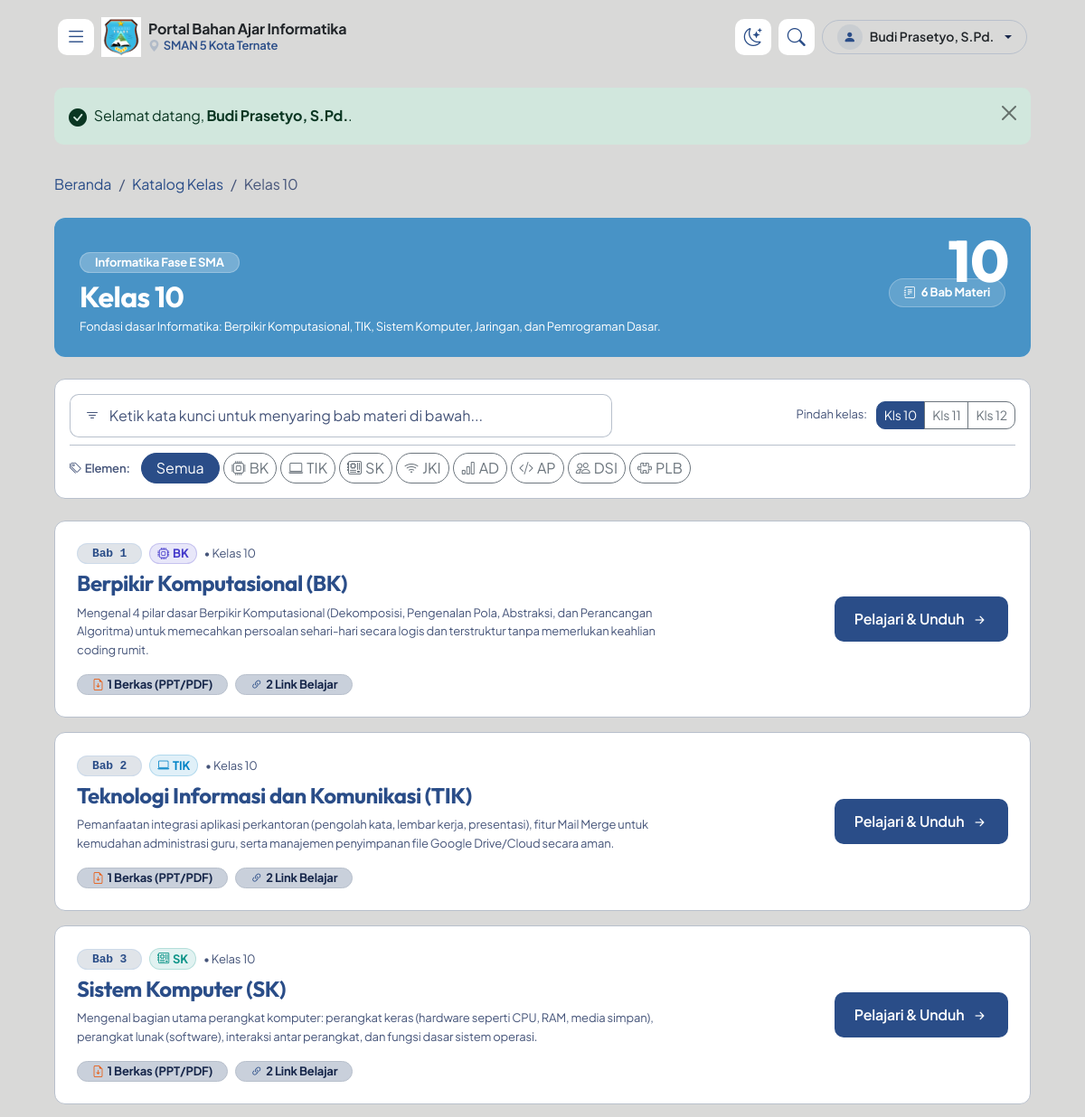
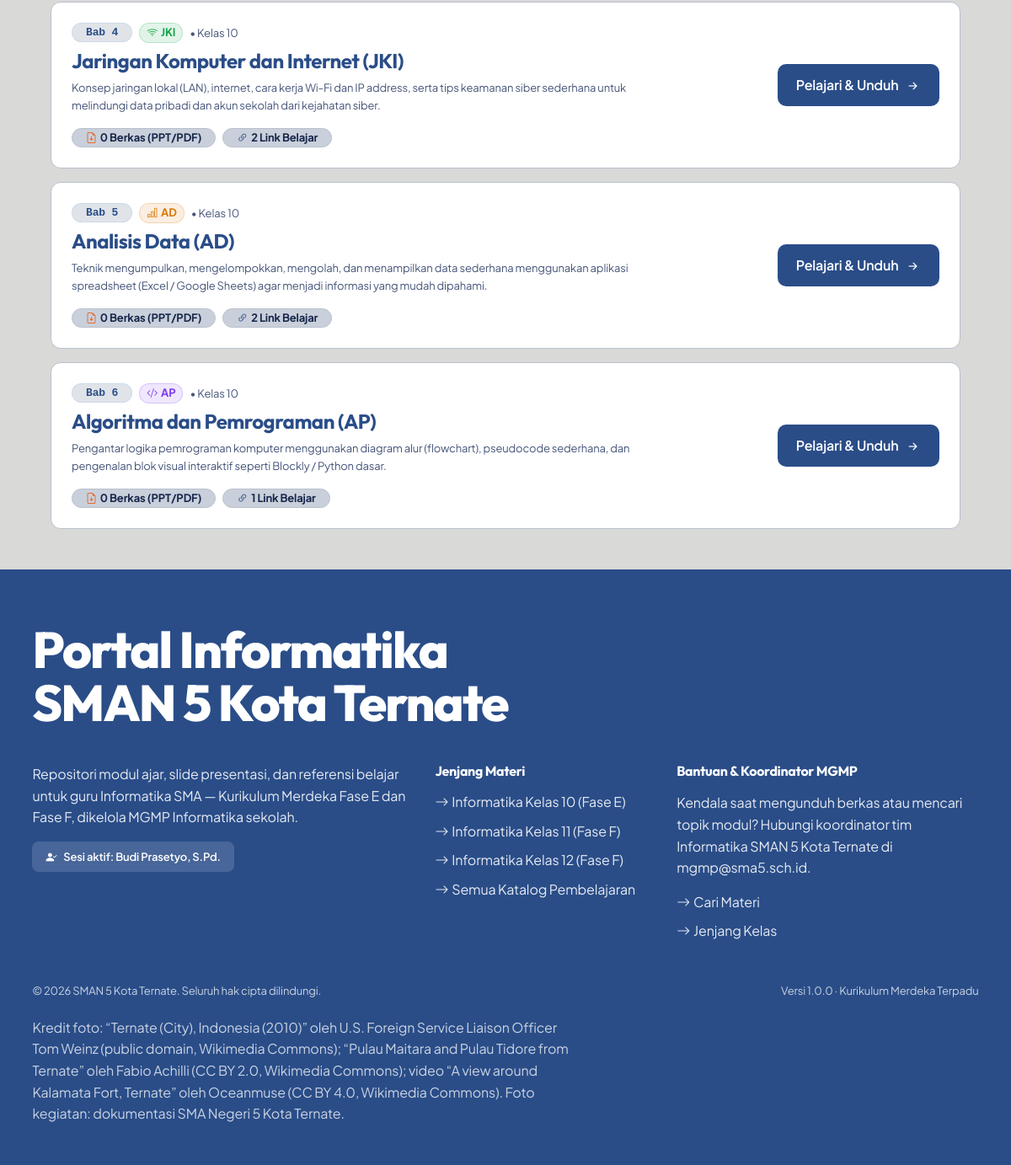
Screenshot of /guru/kelas.php (signed in) with the database file from the repository (2 pictures, top to bottom).
### tables this page shows
CREATE TABLE `users` (
  `id` INT AUTO_INCREMENT PRIMARY KEY,
  `nama` VARCHAR(100) NOT NULL,
  `email` VARCHAR(100) NOT NULL UNIQUE,
  `password` VARCHAR(255) NOT NULL,
  `role` ENUM('admin','guru') NOT NULL DEFAULT 'guru',
  `status` ENUM('aktif','pending') NOT NULL DEFAULT 'aktif',
  `created_at` DATETIME DEFAULT CURRENT_TIMESTAMP
);

CREATE TABLE `kelas` (
  `id` INT AUTO_INCREMENT PRIMARY KEY,
  `nama_kelas` VARCHAR(20) NOT NULL,
  `tingkat` INT NOT NULL,
  `deskripsi` VARCHAR(255) DEFAULT NULL
);

CREATE TABLE `topik` (
  `id` INT AUTO_INCREMENT PRIMARY KEY,
  `kelas_id` INT NOT NULL,
  `judul_topik` VARCHAR(255) NOT NULL,
  `elemen` VARCHAR(20) NOT NULL DEFAULT 'BK',
  `deskripsi` TEXT DEFAULT NULL,
  `urutan` INT NOT NULL DEFAULT 1,
  `created_by` INT DEFAULT NULL,
  `created_at` DATETIME DEFAULT CURRENT_TIMESTAMP,
  CONSTRAINT `fk_topik_kelas` FOREIGN KEY (`kelas_id`) REFERENCES `kelas` (`id`) ON DELETE CASCADE,
  CONSTRAINT `fk_topik_user` FOREIGN KEY (`created_by`) REFERENCES `users` (`id`) ON DELETE SET NULL
);

### guru/kelas.php (the view, shortened to what the rows shown need)
<?php
require_once __DIR__ . '/../includes/config.php';
require_once __DIR__ . '/../includes/db.php';
require_once __DIR__ . '/../includes/functions.php';
require_login();
$tingkat = isset($_GET['tingkat']) ? (int)$_GET['tingkat'] : 0;
$kelas_id = isset($_GET['id']) ? (int)$_GET['id'] : 0;
if ($tingkat > 0) {
    $stmt = $pdo->prepare("SELECT * FROM kelas WHERE tingkat = ? LIMIT 1");
    $stmt->execute([$tingkat]);
} elseif ($kelas_id > 0) {
    $stmt = $pdo->prepare("SELECT * FROM kelas WHERE id = ? LIMIT 1");
    $stmt->execute([$kelas_id]);
} else {
    $stmt = $pdo->prepare("SELECT * FROM kelas ORDER BY tingkat ASC LIMIT 1");
    $stmt->execute();
}
$kelas = $stmt->fetch();
$active_menu = 'kelas';
$stmtTopik = $pdo->prepare("
    SELECT t.*,
           COUNT(DISTINCT f.id) as total_file,
           COUNT(DISTINCT r.id) as total_referensi
    FROM topik t
    LEFT JOIN file_materi f ON t.id = f.topik_id
    LEFT JOIN referensi r ON t.id = r.topik_id
    WHERE t.kelas_id = ?
    GROUP BY t.id
    ORDER BY t.urutan ASC, t.id ASC
");
$stmtTopik->execute([$kelas['id']]);
$daftarTopik = $stmtTopik->fetchAll();
$tingkat_val = $kelas['tingkat'];
$header_class = 'card-header-kelas-10';
require_once __DIR__ . '/../includes/header.php';
?>
<div class="container pt-3 pb-4">
    <nav aria-label="breadcrumb" class="mb-4">
        <ol class="breadcrumb">
            <li class="breadcrumb-item"><a href="<?= base_url('index.php') ?>" class="text-decoration-none" style="color: var(--color-primary);">Beranda</a></li>
            <li class="breadcrumb-item"><a href="<?= base_url('guru/index.php') ?>" class="text-decoration-none" style="color: var(--color-primary);">Katalog Kelas</a></li>
            <li class="breadcrumb-item active text-muted" aria-current="page"><?= e($kelas['nama_kelas']) ?></li>
        </ol>
    </nav>
    <div class="card card-kelas mb-4">
        <div class="card-header-gradient <?= $header_class ?>">
            <span class="kelas-number-watermark"><?= $tingkat_val ?></span>
            <div class="d-flex flex-column flex-md-row justify-content-between align-items-md-center gap-3">
                <div>
                    <span class="badge bg-white bg-opacity-25 rounded-pill px-3 py-1 mb-2 border border-white border-opacity-25 small">
                        Informatika Fase <?= $tingkat_val == 10 ? 'E' : 'F' ?> SMA
                    </span>
                    <h2 class="fw-bold mb-1 text-white"><?= e($kelas['nama_kelas']) ?></h2>
                    <p class="text-white text-opacity-90 mb-0 pe-md-5 small">
                        <?= e($kelas['deskripsi'] ?? 'Kumpulan materi pembelajaran dan alat bantu mengajar.') ?>
                    </p>
                </div>
                <div class="text-md-end">
                </div>
            </div>
        </div>
    </div>
    <div class="card card-modern p-3 mb-4 bg-white" style="border-radius: var(--radius-lg); border: 1px solid var(--border-subtle);">
        <div class="pt-2 border-top d-flex align-items-center flex-wrap gap-1" style="border-color: var(--border-subtle) !important;">
            <span class="small fw-semibold text-muted me-2"><i class="bi bi-tags me-1"></i>Elemen:</span>
            <button type="button" class="btn btn-xs rounded-pill px-3 py-1 btn-filter-elemen active btn-primary" data-elemen="ALL">
                Semua
            </button>
            <?php
            $elemenList = get_elemen_list();
            foreach ($elemenList as $k => $el):
            ?>
                <button type="button" class="btn btn-xs rounded-pill px-2 py-1 btn-filter-elemen btn-outline-secondary" data-elemen="<?= $k ?>" title="<?= e($el['nama']) ?>">
                    <i class="bi <?= $el['icon'] ?> me-1"></i><?= $k ?>
                </button>
            <?php endforeach; ?>
        </div>
    </div>
    <?php if (empty($daftarTopik)): ?>
        <div class="card card-modern text-center py-5" style="border: 1px dashed var(--border-subtle);">
            <div class="card-body">
                <i class="bi bi-folder-x text-muted display-4 d-block mb-3"></i>
                <h5 class="fw-bold text-dark">Belum Ada Topik untuk <?= e($kelas['nama_kelas']) ?></h5>
                <p class="text-muted small mb-3">Materi untuk jenjang ini sedang dalam proses penyusunan oleh koordinator materi.</p>
                <a href="<?= base_url('guru/index.php') ?>" class="btn-pill btn-pill-outline btn-sm">
                    <i class="bi bi-arrow-left"></i> Kembali ke Katalog Kelas
                </a>
            </div>
        </div>
    <?php else: ?>
        <div class="row g-3 mb-4" id="topicListContainer">
            <?php
            $no = 1;
            foreach ($daftarTopik as $topik):
                $el_info = get_elemen_info($topik['elemen'] ?? 'BK');
            ?>
            <div class="col-12 topic-item-card" data-elemen="<?= e($topik['elemen'] ?? 'BK') ?>">
                <div class="card card-modern p-4" style="border-radius: var(--radius-lg); border: 1px solid var(--border-subtle);">
                    <div class="row align-items-center gy-3">
                        <div class="col-lg-8 col-md-7">
                            <div class="d-flex flex-wrap align-items-center gap-2 mb-2">
                                <span class="badge rounded-pill px-3 py-1 font-monospace" style="background-color: var(--color-accent-soft); color: var(--color-primary); border: 1px solid rgba(175,203,233,0.4);">
                                    Bab <?= $topik['urutan'] ?? $no ?>
                                </span>
                                <span class="badge rounded-pill px-2 py-1 small d-inline-flex align-items-center gap-1" style="background: <?= $el_info['bg'] ?>; color: <?= $el_info['warna'] ?>; border: 1px solid <?= $el_info['warna'] ?>35;">
                                    <i class="bi <?= $el_info['icon'] ?>"></i> <?= e($el_info['kode']) ?>
                                </span>
                                <span class="text-muted small">• <?= e($kelas['nama_kelas']) ?></span>
                            </div>
                            <h4 class="fw-bold mb-2">
                                <a href="<?= base_url('guru/topik.php?id=' . $topik['id']) ?>" class="text-decoration-none" style="color: var(--color-primary);">
                                    <?= e($topik['judul_topik']) ?>
                                </a>
                            </h4>
                            <p class="text-muted small mb-3" style="line-height: 1.6;">
                                <?= e($topik['deskripsi'] ?? 'Deskripsi topik belum ditambahkan.') ?>
                            </p>
                            <div class="d-flex flex-wrap gap-2">
                                <span class="badge rounded-pill px-3 py-1 d-flex align-items-center gap-1" style="background: var(--color-ice); color: var(--text-main); border: 1px solid var(--border-subtle);">
                                    <i class="bi bi-file-earmark-arrow-down" style="color: #ea580c;"></i> <?= $topik['total_file'] ?> Berkas (PPT/PDF)
                                </span>
                                <span class="badge rounded-pill px-3 py-1 d-flex align-items-center gap-1" style="background: var(--color-ice); color: var(--text-main); border: 1px solid var(--border-subtle);">
                                    <i class="bi bi-link-45deg" style="color: var(--color-primary);"></i> <?= $topik['total_referensi'] ?> Link Belajar
                                </span>
                            </div>
                        </div>
                        <div class="col-lg-4 col-md-5 text-md-end">
                            <a href="<?= base_url('guru/topik.php?id=' . $topik['id']) ?>" class="btn-pill btn-pill-primary">
                                <span>Pelajari & Unduh</span>
                                <i class="bi bi-arrow-right-short fs-5"></i>
                            </a>
                        </div>
                    </div>
                </div>
            </div>
            <?php
            $no++;
            endforeach;
            ?>
        </div>
    <?php endif; ?>
</div>
<?php require_once __DIR__ . '/../includes/footer.php'; ?>

### includes/header.php (shortened to what the rows shown need)
<?php
require_once __DIR__ . '/config.php';
require_once __DIR__ . '/db.php';
require_once __DIR__ . '/functions.php';
$current_script = str_replace('\\', '/', $_SERVER['SCRIPT_NAME'] ?? '');
$on_landing = (bool) preg_match('~/index\.php$~', $current_script)
    && !preg_match('~/(guru|admin|auth|includes)/~', $current_script);
$current_user = current_user();
    ?>
<!DOCTYPE html>
<html lang="id">
<head>
    <link href="https://cdn.jsdelivr.net/npm/bootstrap@5.3.3/dist/css/bootstrap.min.css" rel="stylesheet">
    <link rel="stylesheet" href="https://cdn.jsdelivr.net/npm/bootstrap-icons@1.11.3/font/bootstrap-icons.min.css">
    <link rel="stylesheet" href="<?= base_url('assets/css/style.css') ?>?v=<?= filemtime(__DIR__ . '/../assets/css/style.css') ?>">
</head>
<body class="<?= is_logged_in() ? 'has-sidebar sidebar-collapsed' : '' ?><?= $on_landing ? ' landing' : '' ?>">
    <div class="app-main-wrap">
    <nav class="navbar navbar-expand-lg navbar-custom sticky-top">
        <div class="container-fluid px-xl-5 px-lg-4 px-3">
            <div class="nav-actions d-flex align-items-center gap-2 ms-auto">
                    <?php if (is_logged_in()): ?>
                        <a href="<?= base_url('guru/search.php') ?>" class="nav-icon-btn <?= (isset($active_menu) && $active_menu === 'pencarian') ? 'is-active' : '' ?>" title="Cari Materi" aria-label="Cari Materi">
                            <i class="bi bi-search"></i>
                        </a>
                        <div class="dropdown flex-shrink-0">
                            <button class="btn btn-white btn-sm dropdown-toggle border d-flex align-items-center gap-2 py-1 px-3 text-nowrap" type="button" data-bs-toggle="dropdown" aria-expanded="false" style="border-radius: var(--radius-pill); border-color: var(--border-subtle) !important;">
                                <div class="rounded-circle d-flex align-items-center justify-content-center flex-shrink-0" style="width:28px; height:28px; background-color: var(--color-accent-soft); color: var(--color-primary);">
                                    <i class="bi bi-person-fill"></i>
                                </div>
                                <span class="fw-semibold text-dark text-truncate nav-user-name" style="max-width: 150px;"><?= e($current_user['nama']) ?></span>
                            </button>
                        </div>
                    <?php endif; ?>
                </div>
        </div>
    </nav>
    <div class="app-shell px-xl-5 px-lg-4 px-3">
        <div class="app-content">
            <main>

### includes/footer.php (shortened to what the rows shown need)
    </main>
        </div>
    </div>
    <footer class="footer-custom">
        <h2 class="footer-name">Portal Informatika<br>SMAN 5 Kota Ternate</h2>
        <div class="row gy-4">
            <div class="col-lg-5 col-md-6">
                <p class="footer-lead mb-3">
                    Repositori modul ajar, slide presentasi, dan referensi belajar untuk
                    guru Informatika SMA &mdash; Kurikulum Merdeka Fase E dan Fase F,
                    dikelola MGMP Informatika sekolah.
                </p>
                <?php if (is_logged_in()): ?>
                    <span class="footer-session">
                        <i class="bi bi-person-check-fill"></i>
                        Sesi aktif: <?= e(current_user()['nama']) ?>
                    </span>
                <?php else: ?>
                    <a href="<?= base_url('auth/login.php') ?>" class="footer-session">
                        <i class="bi bi-box-arrow-in-right"></i> Masuk Akun Guru
                    </a>
                <?php endif; ?>
            </div>
        </div>
    </footer>
    </div>
</body>
</html>

### rows the page displays
users: nama "Budi Prasetyo, S.Pd."
kelas: nama_kelas "Kelas 10", tingkat "10", deskripsi "Fondasi dasar Informatika: Berpikir Komputasional, TIK, Sistem Komputer, Jaringan, dan Pemrograman Dasar."
topik: k "TIK", urutan "2", elemen "TIK", kelas.nama_kelas "Kelas 10", judul_topik "Teknologi Informasi dan Komunikasi (TIK)", deskripsi "Pemanfaatan integrasi aplikasi perkantoran (pengolah kata, lembar kerja, presentasi), fitur Mail Merge untuk kemudahan administrasi guru, serta manajemen penyimpanan file Google Drive/Cloud secara aman.", total_file "1", total_referensi "2"
topik: k "JKI", urutan "4", elemen "JKI", kelas.nama_kelas "Kelas 10", judul_topik "Jaringan Komputer dan Internet (JKI)", deskripsi "Konsep jaringan lokal (LAN), internet, cara kerja Wi-Fi dan IP address, serta tips keamanan siber sederhana untuk melindungi data pribadi dan akun sekolah dari kejahatan siber.", total_file "0", total_referensi "2"
topik: urutan "1", elemen "BK", kelas.nama_kelas "Kelas 10", judul_topik "Berpikir Komputasional (BK)", deskripsi "Mengenal 4 pilar dasar Berpikir Komputasional (Dekomposisi, Pengenalan Pola, Abstraksi, dan Perancangan Algoritma) untuk memecahkan persoalan sehari-hari secara logis dan terstruktur tanpa memerlukan keahlian coding rumit.", total_file "1", total_referensi "2"
topik: urutan "3", elemen "SK", kelas.nama_kelas "Kelas 10", judul_topik "Sistem Komputer (SK)", deskripsi "Mengenal bagian utama perangkat komputer: perangkat keras (hardware seperti CPU, RAM, media simpan), perangkat lunak (software), interaksi antar perangkat, dan fungsi dasar sistem operasi.", total_file "1", total_referensi "2"
topik: urutan "5", elemen "AD", kelas.nama_kelas "Kelas 10", judul_topik "Analisis Data (AD)", deskripsi "Teknik mengumpulkan, mengelompokkan, mengolah, dan menampilkan data sederhana menggunakan aplikasi spreadsheet (Excel / Google Sheets) agar menjadi informasi yang mudah dipahami.", total_file "0", total_referensi "2"
topik: urutan "6", elemen "AP", kelas.nama_kelas "Kelas 10", judul_topik "Algoritma dan Pemrograman (AP)", deskripsi "Pengantar logika pemrograman komputer menggunakan diagram alur (flowchart), pseudocode sederhana, dan pengenalan blok visual interaktif seperti Blockly / Python dasar.", total_file "0", total_referensi "1"

### other values shown
$flash['message'] "Selamat datang, Budi Prasetyo, S.Pd. ."
count($daftarTopik) "6"
$k "BK"
$k "SK"
$k "AD"
$k "AP"
$k "DSI"
$k "PLB"
APP_SCHOOL "SMAN 5 Kota Ternate"
APP_VERSION "1.0.0"
